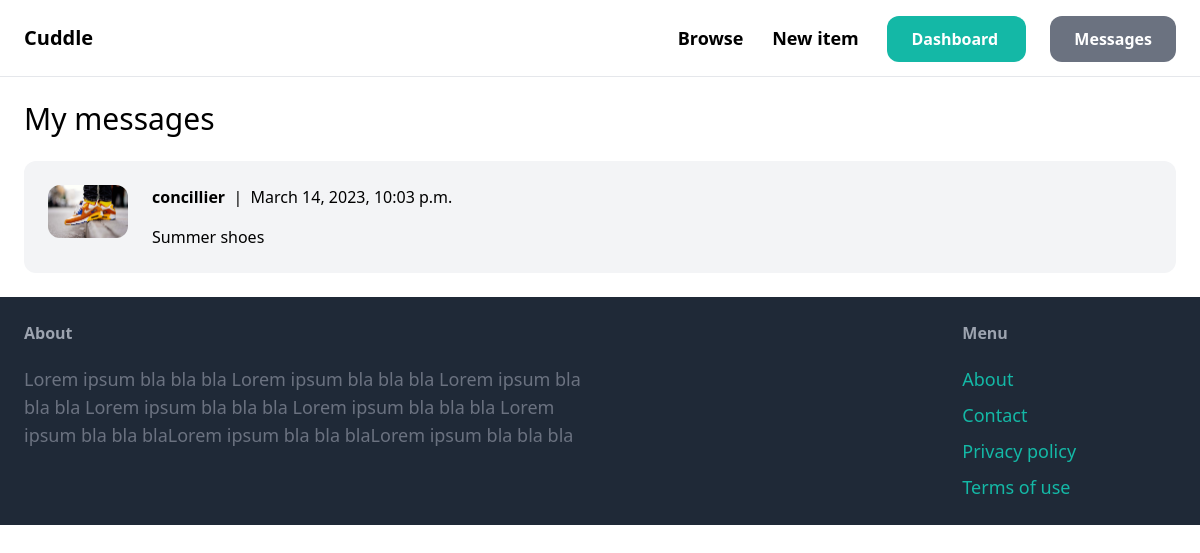
The page /inbox/ (signed in) on the database its author committed.
### inbox/models.py (models this page shows)
class Conversation(models.Model):
    itemm = models.ForeignKey(item, related_name='conversations', on_delete=models.CASCADE)
    members = models.ManyToManyField(User, related_name='conversations')
    created_at = models.DateTimeField(auto_now_add=True)
    modified_at = models.DateTimeField(auto_now=True)
    class Meta:
        ordering = ('-modified_at',)

### item/models.py (models this page shows, shortened)
class item(models.Model):
    name = models.CharField(max_length=255)
    description = models.TextField(blank=True, null=True)
    price = models.FloatField()
    image = models.ImageField(upload_to='item_images',blank=True, null=True)
    is_sold = models.BooleanField(default=False)
    created_at = models.DateTimeField(auto_now_add=True)
    created_by = models.ForeignKey(User, related_name='items', on_delete=models.CASCADE)
    category = models.ForeignKey(Category, related_name='items', on_delete=models.CASCADE)

### inbox/views.py (the view)
# urls.py: path('', views.inbox_view, name='inbox_view'),
@login_required
def inbox_view(request):
    conversations = Conversation.objects.filter(members__in=[request.user.id])
    return render(request, 'inbox.html', {
        'conversations': conversations
    })

### inbox/templates/inbox.html (shortened to what this page needs)
{% extends 'base.html' %}
{% block content %}
<h1 class = "mb-6 text-3xl"> My messages </h1>
<div class="space-y-6">
    {% for conversation in conversations %}
        <a href="{% url 'inbox:detail' conversation.id %}">
            <div class = "p-6 flex bg-gray-100 rounded-xl">
                <div class = "pr-6">
                    <img src = "{{ conversation.itemm.image.url }}" class="w-20 rounded-xl">
                </div>
                <div>
                    {% for member in conversation.members.all %}
                        {% if member != request.user %}
                            <p class="mb-4"><strong>{{ member.username}} </strong>  |  {{conversation.modified_at}} </p>
                            <p> {{ conversation.itemm.name }} </p>
                        {% endif %}
                    {% endfor %}
                </div>
            </div>
    {% endfor %}
</div>
{% endblock %}

### rows shown on the page
Conversation: itemm.image (picture), modified_at "March 14, 2023, 10:03 p.m.", itemm.name "Summer shoes"

### other values the page prints
{{ member.username }} "concillier"
